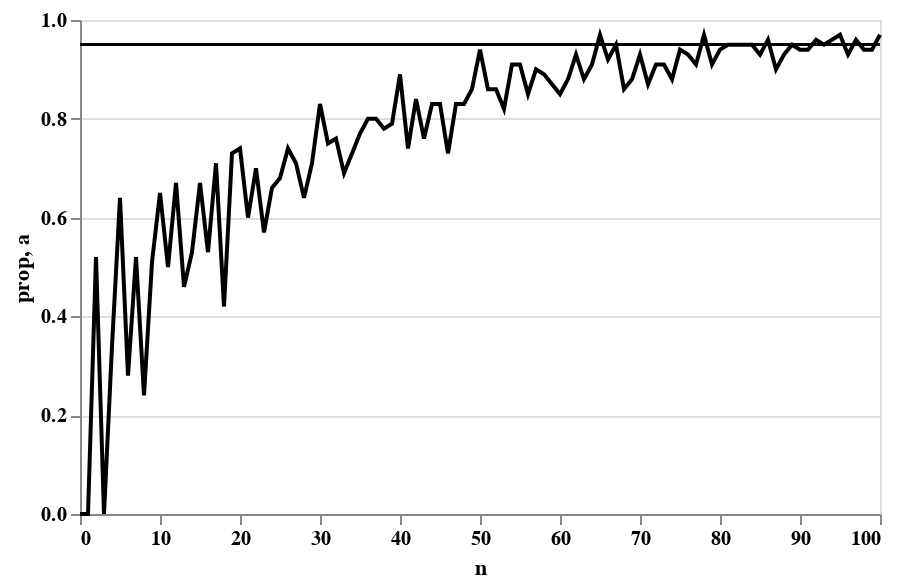

The cell this chart's notebook holds for it:
### Code cell
line = alt.Chart(df_prop).mark_line().encode(
    x='n',
    y='prop'
)
rule = alt.Chart(df_prop).mark_rule(color='red').encode(
    y='mean(wheat):Q'
)

hline = alt.Chart().mark_rule().encode(
    y='a:Q'
)
# adding horizontal line is a pain-point in altair
alt.layer(
    line, hline,
    data=df_prop
).transform_calculate(
    a=".95"
# TODO make this part of theme
).properties(
    width=400,
    height=247
)

### Figure 1 — Vega-Lite specification as saved in the notebook (floating-point values rounded to 4 significant figures)
{"$schema": "https://vega.github.io/schema/vega-lite/v3.3.0.json", "config": {"axis": {"labelFontWeight": "bold"}, "axisX": {"grid": false}, "mark": {"color": "black"}}, "data": {"name": "data-8231e58449b4cdf06799221f0124642a"}, "datasets": {"data-8231e58449b4cdf06799221f0124642a": [{"n": 0, "prop": 0}, {"n": 1, "prop": 0}, {"n": 2, "prop": 0.52}, {"n": 3, "prop": 0}, {"n": 4, "prop": 0.34}, {"n": 5, "prop": 0.64}, {"n": 6, "prop": 0.28}, {"n": 7, "prop": 0.52}, {"n": 8, "prop": 0.24}, {"n": 9, "prop": 0.51}, {"n": 10, "prop": 0.65}, {"n": 11, "prop": 0.5}, {"n": 12, "prop": 0.67}, {"n": 13, "prop": 0.46}, {"n": 14, "prop": 0.53}, {"n": 15, "prop": 0.67}, {"n": 16, "prop": 0.53}, {"n": 17, "prop": 0.71}, {"n": 18, "prop": 0.42}, {"n": 19, "prop": 0.73}, {"n": 20, "prop": 0.74}, {"n": 21, "prop": 0.6}, {"n": 22, "prop": 0.7}, {"n": 23, "prop": 0.57}, {"n": 24, "prop": 0.66}, {"n": 25, "prop": 0.68}, {"n": 26, "prop": 0.74}, {"n": 27, "prop": 0.71}, {"n": 28, "prop": 0.64}, {"n": 29, "prop": 0.71}, {"n": 30, "prop": 0.83}, {"n": 31, "prop": 0.75}, {"n": 32, "prop": 0.76}, {"n": 33, "prop": 0.69}, {"n": 34, "prop": 0.73}, {"n": 35, "prop": 0.77}, {"n": 36, "prop": 0.8}, {"n": 37, "prop": 0.8}, {"n": 38, "prop": 0.78}, {"n": 39, "prop": 0.79}, {"n": 40, "prop": 0.89}, {"n": 41, "prop": 0.74}, {"n": 42, "prop": 0.84}, {"n": 43, "prop": 0.76}, {"n": 44, "prop": 0.83}, {"n": 45, "prop": 0.83}, {"n": 46, "prop": 0.73}, {"n": 47, "prop": 0.83}, {"n": 48, "prop": 0.83}, {"n": 49, "prop": 0.86}, {"n": 50, "prop": 0.94}, {"n": 51, "prop": 0.86}, {"n": 52, "prop": 0.86}, {"n": 53, "prop": 0.82}, {"n": 54, "prop": 0.91}, {"n": 55, "prop": 0.91}, {"n": 56, "prop": 0.85}, {"n": 57, "prop": 0.9}, {"n": 58, "prop": 0.89}, {"n": 59, "prop": 0.87}, {"n": 60, "prop": 0.85}, {"n": 61, "prop": 0.88}, {"n": 62, "prop": 0.93}, {"n": 63, "prop": 0.88}, {"n": 64, "prop": 0.91}, {"n": 65, "prop": 0.97}, {"n": 66, "prop": 0.92}, {"n": 67, "prop": 0.95}, {"n": 68, "prop": 0.86}, {"n": 69, "prop": 0.88}, {"n": 70, "prop": 0.93}, {"n": 71, "prop": 0.87}, {"n": 72, "prop": 0.91}, {"n": 73, "prop": 0.91}, {"n": 74, "prop": 0.88}, {"n": 75, "prop": 0.94}, {"n": 76, "prop": 0.93}, {"n": 77, "prop": 0.91}, {"n": 78, "prop": 0.97}, {"n": 79, "prop": 0.91}, {"n": 80, "prop": 0.94}, {"n": 81, "prop": 0.95}, {"n": 82, "prop": 0.95}, {"n": 83, "prop": 0.95}, {"n": 84, "prop": 0.95}, {"n": 85, "prop": 0.93}, {"n": 86, "prop": 0.96}, {"n": 87, "prop": 0.9}, {"n": 88, "prop": 0.93}, {"n": 89, "prop": 0.95}, {"n": 90, "prop": 0.94}, {"n": 91, "prop": 0.94}, {"n": 92, "prop": 0.96}, {"n": 93, "prop": 0.95}, {"n": 94, "prop": 0.96}, {"n": 95, "prop": 0.97}, {"n": 96, "prop": 0.93}, {"n": 97, "prop": 0.96}, {"n": 98, "prop": 0.94}, {"n": 99, "prop": 0.94}, {"n": 100, "prop": 0.97}]}, "height": 247, "layer": [{"encoding": {"x": {"field": "n", "type": "quantitative"}, "y": {"field": "prop", "type": "quantitative"}}, "mark": "line"}, {"encoding": {"y": {"field": "a", "type": "quantitative"}}, "mark": "rule"}], "transform": [{"as": "a", "calculate": ".95"}], "width": 400}
